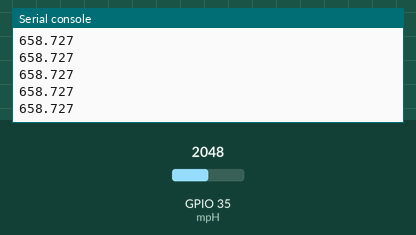
Simulated run of this program. Board: ESP32 board running MicroPython. On the bench: the last lines printed to the serial console. The test bench sets the inputs (shaded band); at power-on: GPIO 35 (mpH) = 2048 (analog values on the 0–4095 scale).

Above: at 1.2 s.
1.3 s: GPIO 35 (mpH) set to 2866
At 2.0 s:
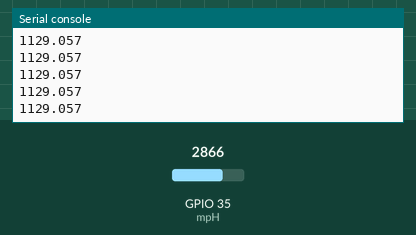
2.8 s: GPIO 35 (mpH) set to 3603
At 3.3 s:
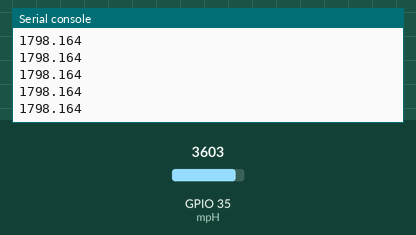
Timing chart, 0 to 4.5 s (numbered marks = the images above; inputs shaded):
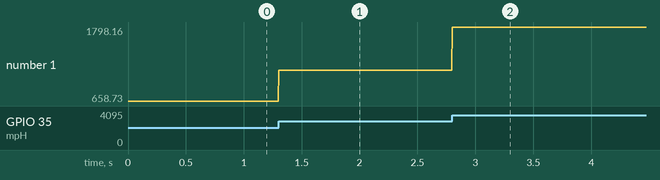

The program:

t2.py
```python
import machine

mpH = machine.ADC(machine.Pin(35))


temperature = 25


while 1:
    #tdsValue=(133.42*compensationVoltage*compensationVoltage*compensationVoltage - 255.86*compensationVoltage*compensationVoltage + 857.39*compensationVoltage)*0.5
    compensationCoefficient = 1.0+0.02*(temperature-25.0)
    # temperature compensation
    compensationVoltage = (mpH.read() * 3.3 / 4096.0) / compensationCoefficient
    tdsValue=(133.42*compensationVoltage*compensationVoltage*compensationVoltage - 255.86*compensationVoltage*compensationVoltage + 857.39*compensationVoltage)*0.5
    print(tdsValue)
```

Measured:
- after the input at 1.3 s, the serial console: prints a new line at once (image 1)
- after the input at 2.8 s, the serial console: prints a new line at once (image 2)
- plotted number 1: 658.73 → 1129.06 after the input at 1.3 s, 1129.06 → 1798.16 after the input at 2.8 s
